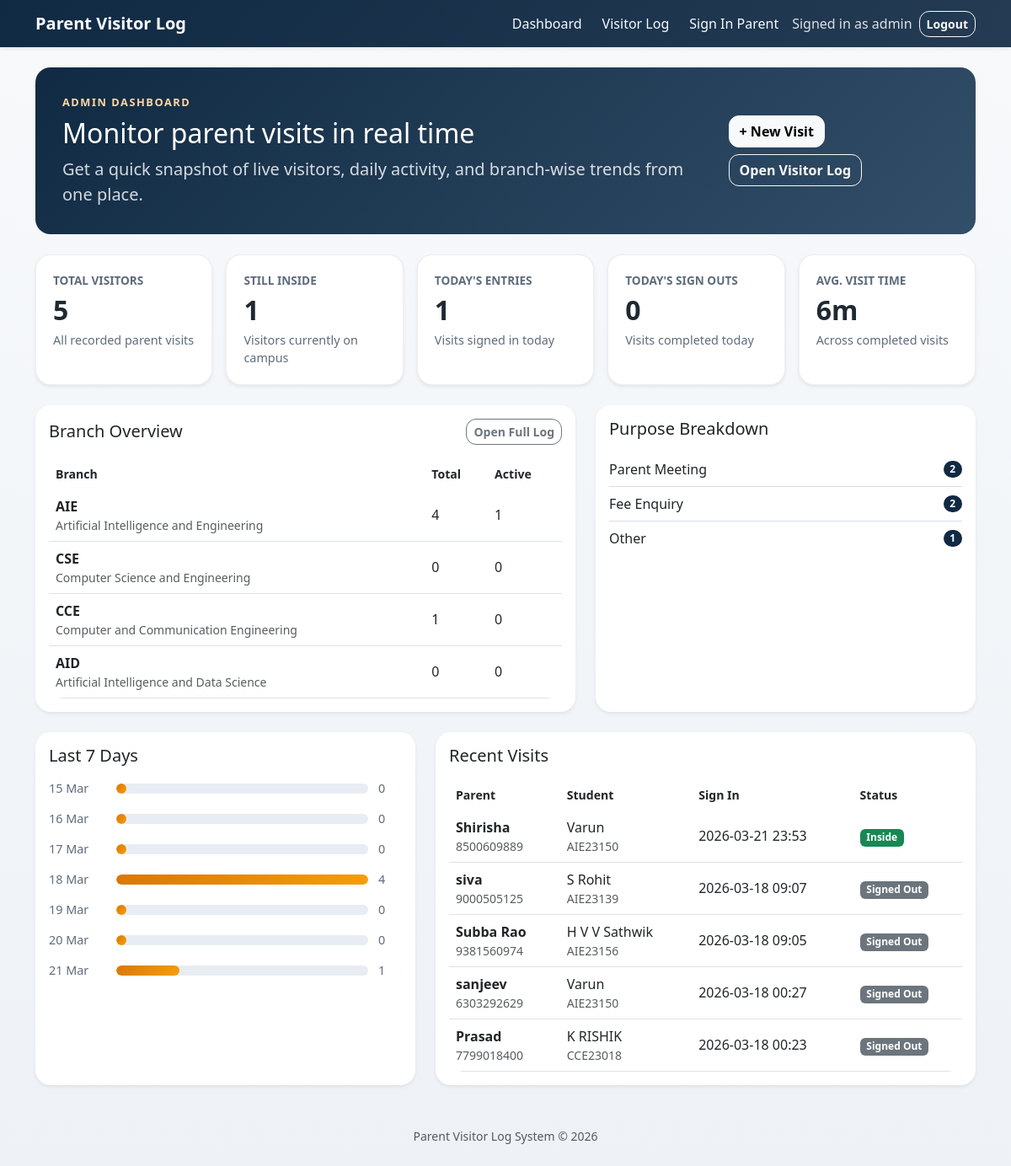
/dashboard (signed in), run on the app's committed database.
### tables this page shows
CREATE TABLE visitors (
            id INTEGER PRIMARY KEY AUTOINCREMENT,
            name TEXT NOT NULL,
            phone TEXT NOT NULL,
            purpose TEXT NOT NULL,
            student_name TEXT NOT NULL DEFAULT '',
            roll_no TEXT NOT NULL DEFAULT '',
            sign_in TEXT NOT NULL,
            sign_out TEXT
        );

### app.py (the view)
@app.route("/dashboard")
@admin_required
def dashboard():
    metrics = calculate_dashboard_metrics()
    return render_template("dashboard.html", **metrics)

### app.py (called while the page is built)
def get_db():
    conn = sqlite3.connect(app.config["DATABASE_PATH"])
    conn.row_factory = sqlite3.Row
    return conn

def get_visitor_columns(conn):
    return {row["name"] for row in conn.execute("PRAGMA table_info(visitors)").fetchall()}

def parse_roll_no(roll_no):
    match = ROLL_NO_PATTERN.fullmatch((roll_no or "").strip().upper())
    if not match:
        return None
    branch_code, admission_year_suffix, section_digits = match.groups()
    section = SECTION_NAMES.get(section_digits[0])
    if section is None or section_digits == "000":
        return None
    return {
        "normalized": f"{branch_code}{admission_year_suffix}{section_digits}",
        "branch_code": branch_code,
        "branch_name": BRANCH_NAMES[branch_code],
        "admission_year": f"20{admission_year_suffix}",
        "section": section,
    }

def parse_timestamp(value):
    if not value:
        return None
    try:
        return datetime.strptime(value, TIMESTAMP_FORMAT)
    except ValueError:
        return None

def format_minutes(minutes):
    if minutes is None:
        return "-"
    total_minutes = max(int(minutes), 0)
    hours, remaining_minutes = divmod(total_minutes, 60)
    parts = []
    if hours:
        parts.append(f"{hours}h")
    if remaining_minutes or not parts:
        parts.append(f"{remaining_minutes}m")
    return " ".join(parts)

def format_visit_duration(sign_in, sign_out):
    start = parse_timestamp(sign_in)
    end = parse_timestamp(sign_out)
    if not start or not end or end < start:
        return "-"
    total_minutes = int((end - start).total_seconds() // 60)
    return format_minutes(total_minutes)

def enrich_visitor_row(row):
    visitor = dict(row)
    visitor["roll_details"] = parse_roll_no(visitor["roll_no"])
    visitor["visit_status"] = "Inside" if not visitor["sign_out"] else "Completed"
    visitor["visit_duration"] = (
        "In Progress" if not visitor["sign_out"] else format_visit_duration(visitor["sign_in"], visitor["sign_out"])
    )
    return visitor

def admin_required(view_func):
    @wraps(view_func)
    def wrapped_view(*args, **kwargs):
        if not session.get("is_admin"):
            flash("Please sign in as an admin to continue.", "warning")
            return redirect(url_for("login", next=request.path))
        return view_func(*args, **kwargs)
    return wrapped_view

### templates/dashboard.html (shortened to what this page needs)
{% extends "base.html" %}
{% block content %}
<section class="hero mb-4">
    <div class="d-lg-flex justify-content-between align-items-center gap-3">
        <div>
            <p class="eyebrow mb-2">Admin Dashboard</p>
            <h2 class="mb-2">Monitor parent visits in real time</h2>
            <p class="lead mb-0">Get a quick snapshot of live visitors, daily activity, and branch-wise trends from one place.</p>
        </div>
        <div class="hero-actions mt-3 mt-lg-0 d-flex flex-wrap gap-2">
            <a href="{{ url_for('signin') }}" class="btn btn-light">+ New Visit</a>
            <a href="{{ url_for('visitor_log') }}" class="btn btn-outline-light">Open Visitor Log</a>
        </div>
    </div>
</section>
{% if total_visitors %}
    <div class="row g-3 mb-4">
        <div class="col-md-6 col-xl">
            <div class="stat-card shadow-sm">
                <p class="stat-label">Total Visitors</p>
                <h3 class="stat-value">{{ total_visitors }}</h3>
                <p class="stat-meta mb-0">All recorded parent visits</p>
            </div>
        </div>
        <div class="col-md-6 col-xl">
            <div class="stat-card shadow-sm">
                <p class="stat-label">Still Inside</p>
                <h3 class="stat-value">{{ active_visitors }}</h3>
                <p class="stat-meta mb-0">Visitors currently on campus</p>
            </div>
        </div>
        <div class="col-md-6 col-xl">
            <div class="stat-card shadow-sm">
                <p class="stat-label">Today's Entries</p>
                <h3 class="stat-value">{{ todays_visitors }}</h3>
                <p class="stat-meta mb-0">Visits signed in today</p>
            </div>
        </div>
        <div class="col-md-6 col-xl">
            <div class="stat-card shadow-sm">
                <p class="stat-label">Today's Sign Outs</p>
                <h3 class="stat-value">{{ completed_today }}</h3>
                <p class="stat-meta mb-0">Visits completed today</p>
            </div>
        </div>
        <div class="col-md-6 col-xl">
            <div class="stat-card shadow-sm">
                <p class="stat-label">Avg. Visit Time</p>
                <h3 class="stat-value">{{ average_visit_duration }}</h3>
                <p class="stat-meta mb-0">Across completed visits</p>
            </div>
        </div>
    </div>
    <div class="row g-4 mb-4">
        <div class="col-lg-7">
            <div class="card dashboard-card shadow-sm h-100">
                <div class="card-body">
                    <div class="d-flex justify-content-between align-items-center flex-wrap gap-2 mb-3">
                        <h5 class="mb-0">Branch Overview</h5>
                        <a href="{{ url_for('visitor_log') }}" class="btn btn-sm btn-outline-secondary">Open Full Log</a>
                    </div>
                    <div class="table-responsive">
                        <table class="table align-middle mb-0">
                            <thead>
                                <tr>
                                    <th>Branch</th>
                                    <th>Total</th>
                                    <th>Active</th>
                                </tr>
                            </thead>
                            <tbody>
                                {% for branch in branch_summary %}
                                    <tr>
                                        <td>
                                            <div class="fw-semibold">{{ branch.code }}</div>
                                            <div class="small text-muted">{{ branch.name }}</div>
                                        </td>
                                        <td>{{ branch.count }}</td>
                                        <td>{{ branch.active_count }}</td>
                                    </tr>
                                {% endfor %}
                            </tbody>
                        </table>
                    </div>
                </div>
            </div>
        </div>
        <div class="col-lg-5">
            <div class="card dashboard-card shadow-sm h-100">
                <div class="card-body">
                    <h5 class="mb-3">Purpose Breakdown</h5>
                    {% if purpose_summary %}
                        <div class="list-group list-group-flush">
                            {% for purpose, count in purpose_summary %}
                                <div class="list-group-item d-flex justify-content-between align-items-center px-0">
                                    <span>{{ purpose }}</span>
                                    <span class="badge text-bg-dark rounded-pill">{{ count }}</span>
                                </div>
                            {% endfor %}
                        </div>
                    {% else %}
                        <p class="text-muted mb-0">Purpose analytics will appear after the first visit is added.</p>
                    {% endif %}
                </div>
            </div>
        </div>
    </div>
    <div class="row g-4">
        <div class="col-lg-5">
            <div class="card dashboard-card shadow-sm h-100">
                <div class="card-body">
                    <h5 class="mb-3">Last 7 Days</h5>
                    <div class="trend-list">
                        {% for item in visit_trend %}
                            <div class="trend-row">
                                <div class="trend-label">{{ item.date_label }}</div>
                                <div class="trend-bar-wrap">
                                    <div class="trend-bar" style="width: {{ item.width }}%;"></div>
                                </div>
                                <div class="trend-count">{{ item.count }}</div>
                            </div>
                        {% endfor %}
                    </div>
                </div>
            </div>
        </div>
        <div class="col-lg-7">
            <div class="card dashboard-card shadow-sm h-100">
                <div class="card-body">
                    <h5 class="mb-3">Recent Visits</h5>
                    <div class="table-responsive">
                        <table class="table align-middle mb-0">
                            <thead>
                                <tr>
                                    <th>Parent</th>
                                    <th>Student</th>
                                    <th>Sign In</th>
                                    <th>Status</th>
                                </tr>
                            </thead>
                            <tbody>
                                {% for visitor in recent_visitors %}
                                    <tr>
                                        <td>
                                            <div class="fw-semibold">{{ visitor.name }}</div>
                                            <div class="small text-muted">{{ visitor.phone }}</div>
                                        </td>
                                        <td>
                                            <div>{{ visitor.student_name }}</div>
                                            <div class="small text-muted">{{ visitor.roll_no }}</div>
                                        </td>
                                        <td>{{ visitor.sign_in }}</td>
                                        <td>
                                            {% if visitor.sign_out %}
                                                <span class="badge text-bg-secondary">Signed Out</span>
                                            {% else %}
                                                <span class="badge text-bg-success">Inside</span>
                                            {% endif %}
                                        </td>
                                    </tr>
                                {% endfor %}
                            </tbody>
                        </table>
                    </div>
                </div>
            </div>
        </div>
    </div>
{% else %}
    <div class="empty-state text-center shadow-sm">
        <h4 class="mb-2">No analytics yet</h4>
        <p class="text-muted mb-3">Create the first parent visit entry to activate the dashboard, reports, and branch insights.</p>
        <a href="{{ url_for('signin') }}" class="btn btn-dark">Sign In First Parent</a>
    </div>
{% endif %}
{% endblock %}

### static/css/style.css (style rules this page uses)
:root { --bg: #eef2f6; --surface: #ffffff; --surface-muted: #f8fafc; --border: #d7dee7; --text: #1f2933; --muted: #5f6c7b; --nav: #102a43; --nav-accent: #243b53; --hero-start: #102a43; --hero-end: #334e68; --accent: #d97706; --accent-soft: #fff4e5; }
body { background: linear-gradient(180deg, #f7f9fb 0%, var(--bg) 100%); color: var(--text); font-family: "Segoe UI", Tahoma, Geneva, Verdana, sans-serif; min-height: 100vh; }
.hero { background: linear-gradient(135deg, var(--hero-start), var(--hero-end)); border-radius: 18px; color: #ffffff; padding: 2rem; }
.eyebrow { color: #ffd7a0; font-size: 0.8rem; font-weight: 700; letter-spacing: 0.12em; text-transform: uppercase; }
.hero .lead { color: rgba(255, 255, 255, 0.82); max-width: 52rem; }
.hero-actions { display: flex; flex-wrap: wrap; gap: 0.75rem; }
.card, .stat-card, .empty-state { background-color: var(--surface); border: 1px solid rgba(16, 42, 67, 0.08); border-radius: 18px; }
.form-card, .dashboard-card, .filter-card { border: none; }
.stat-card { height: 100%; padding: 1.25rem; }
.stat-label { color: var(--muted); font-size: 0.85rem; font-weight: 600; margin-bottom: 0.35rem; text-transform: uppercase; }
.stat-value { font-size: 2rem; font-weight: 700; margin-bottom: 0.35rem; }
.stat-meta { color: var(--muted); font-size: 0.9rem; }
.table { border-radius: 18px; margin-bottom: 0; overflow: hidden; }
.table thead th { border-bottom: none; font-size: 0.88rem; font-weight: 600; white-space: nowrap; }
.table td, .table th { vertical-align: middle; }
.trend-list { display: grid; gap: 0.9rem; }
.trend-row { align-items: center; display: grid; gap: 0.75rem; grid-template-columns: 68px 1fr 28px; }
.trend-label, .trend-count { color: var(--muted); font-size: 0.9rem; }
.trend-bar-wrap { background: #e8edf3; border-radius: 999px; height: 12px; overflow: hidden; }
.trend-bar { background: linear-gradient(135deg, var(--accent), #f59e0b); border-radius: 999px; height: 100%; min-width: 12px; }
.list-group-item { background: transparent; border-color: var(--border); }
.btn { border-radius: 12px; font-weight: 600; }
.badge.text-bg-dark { background-color: #102a43 !important; }

### data on the page
visitors: purpose "Parent Meeting", count "2", name "Shirisha", phone "8500609889", student_name "Varun", roll_no "AIE23150", sign_in "2026-03-21 23:53", shows "Inside"
visitors: purpose "Fee Enquiry", count "2", name "Subba Rao", phone "9381560974", student_name "H V V Sathwik", roll_no "AIE23156", sign_in "2026-03-18 09:05", sign_out "Signed Out"
visitors: purpose "Other", count "1", name "siva", phone "9000505125", student_name "S Rohit", roll_no "AIE23139", sign_in "2026-03-18 09:07", sign_out "Signed Out"
visitors: name "sanjeev", phone "6303292629", student_name "Varun", roll_no "AIE23150", sign_in "2026-03-18 00:27", sign_out "Signed Out"
visitors: name "Prasad", phone "7799018400", student_name "K RISHIK", roll_no "CCE23018", sign_in "2026-03-18 00:23", sign_out "Signed Out"

### other printed values
{{ session.get("admin_username") }} "admin"
{{ total_visitors }} "5"
{{ active_visitors }} "1"
{{ todays_visitors }} "1"
{{ completed_today }} "0"
{{ average_visit_duration }} "6m"
{{ branch.code }} "AIE" "CSE" "CCE" "AID"
{{ branch.name }} "Artificial Intelligence and Engineering" "Computer Science and Engineering" "Computer and Communication Engineering" "Artificial Intelligence and Data Science"
{{ branch.count }} "4" "0" "1" "0"
{{ branch.active_count }} "1" "0" "0" "0"
{{ item.date_label }} "15 Mar" "16 Mar" "17 Mar" "18 Mar" "19 Mar" "20 Mar" "21 Mar"
{{ item.count }} "0" "0" "0" "4" "0" "0" "1"
